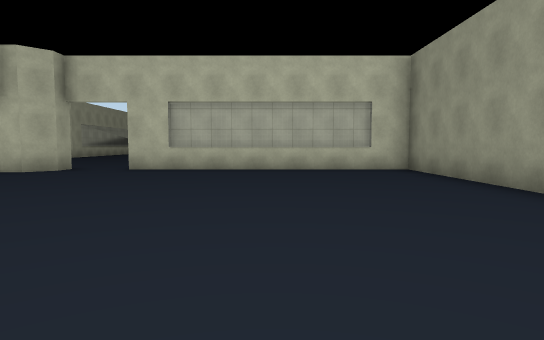
view 1 (above)

24 first-person views from a walk through a scene from a Unity 3-D project. The camera is 1.2 m above the floor, tilts 4° down and sees 75° across. Doors are open. The floor is counted in squares, 2 m on a side. Each view is taken from the middle of a square. On the plan, view 1 faces up. The plan holds only what a view shows up to about 10 squares ahead; the rest is blank. The place goes on beyond the plan. The player character is not drawn.

view 2
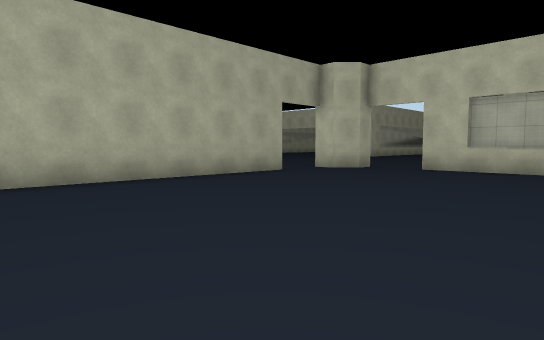

view 3
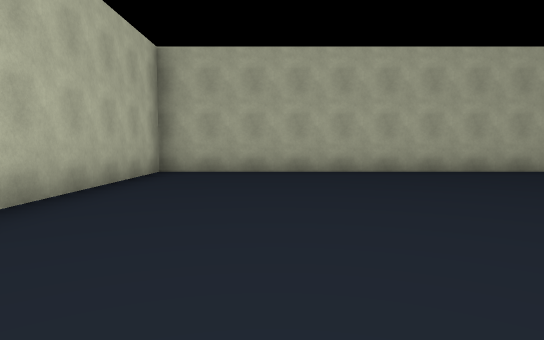

view 4
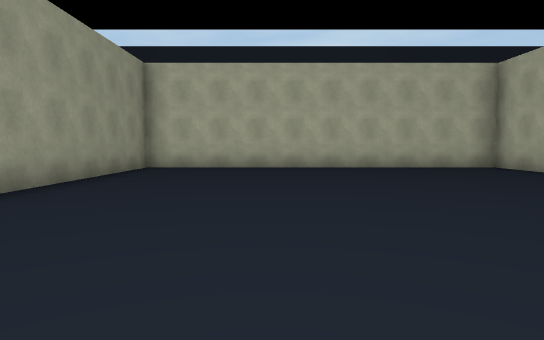

view 5
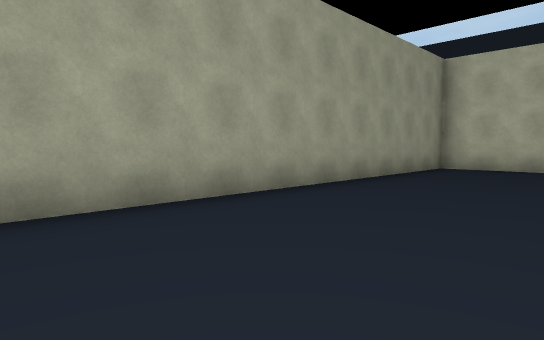

view 6
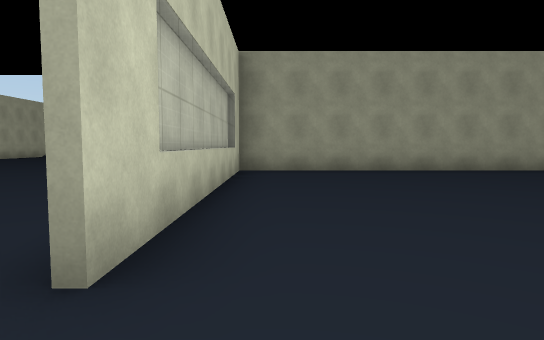

view 7
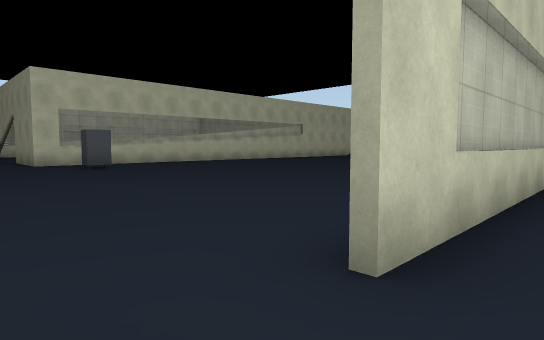

view 8
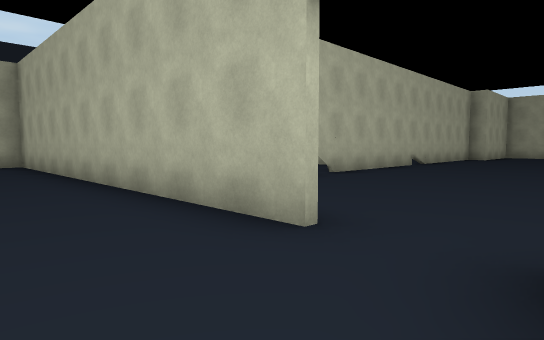

view 9
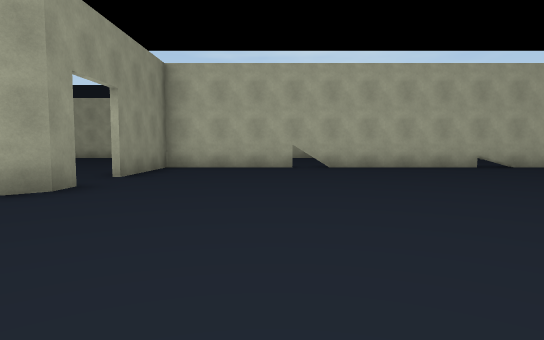

view 10
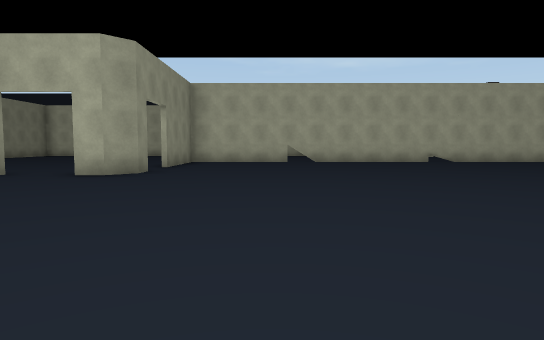

view 11
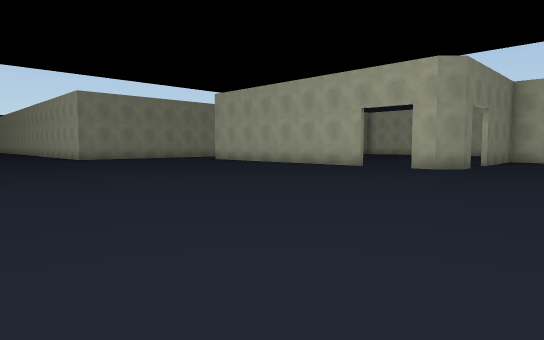

view 12
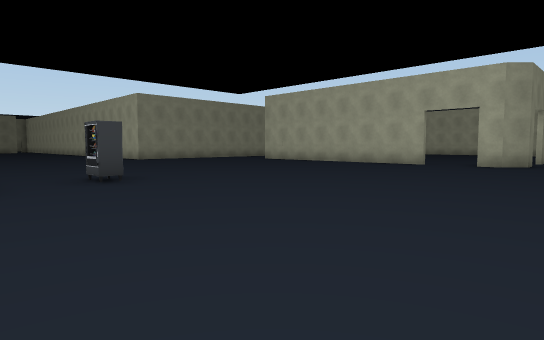

view 13
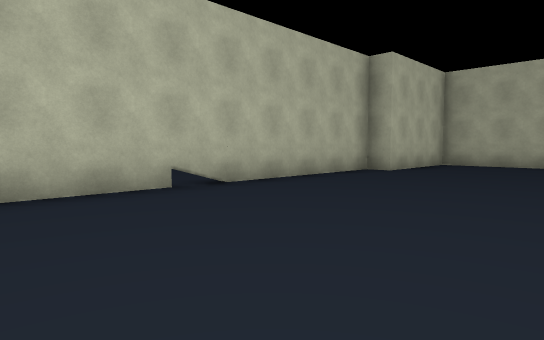

view 14
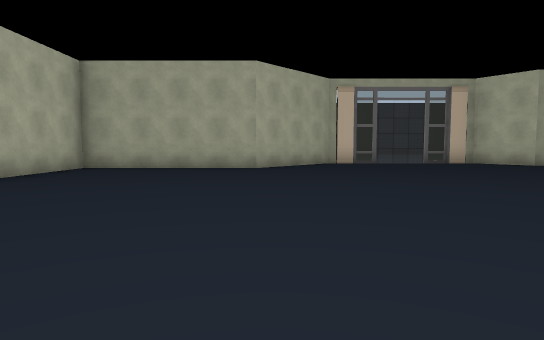

view 15
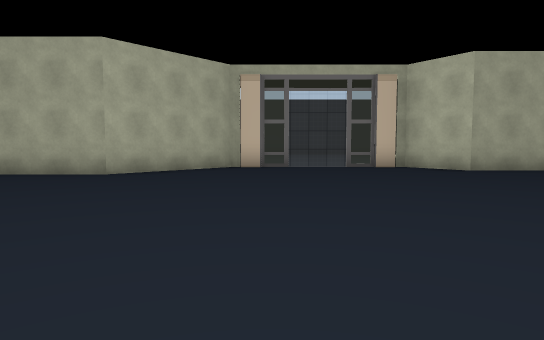

view 16
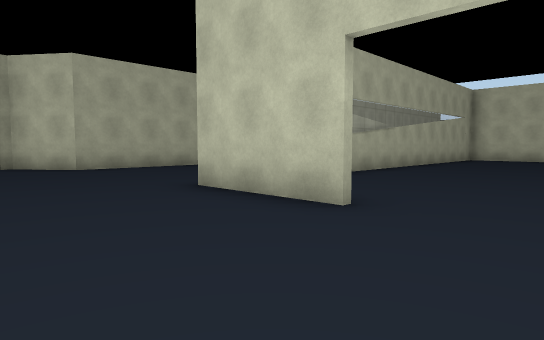

view 17
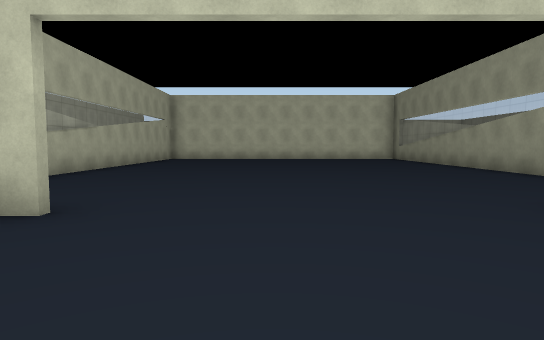

view 18
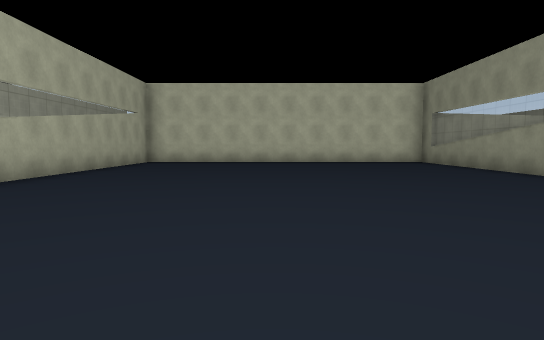

view 19
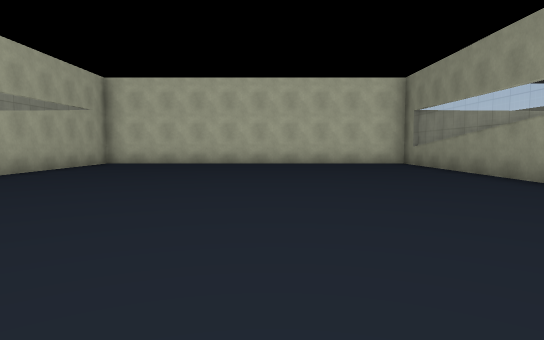

view 20
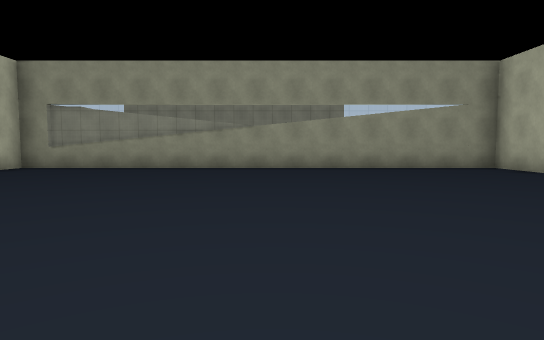

view 21
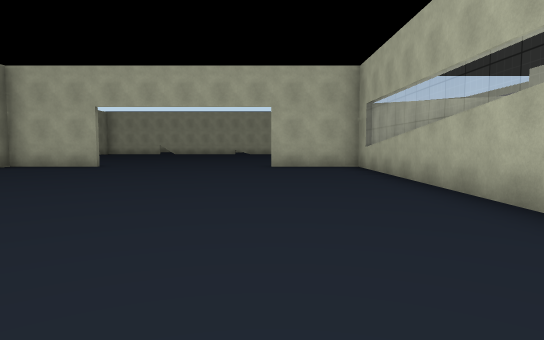

view 22
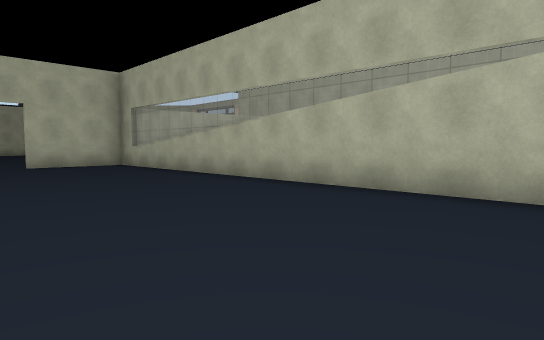

view 23
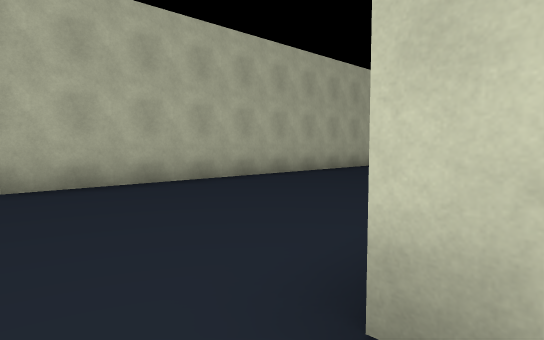

view 24
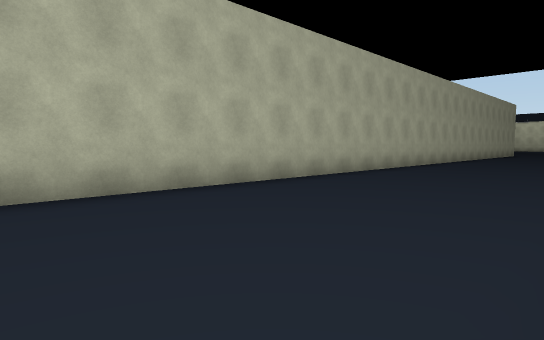

### Floor plan
Points are (right, up) in squares from view 1. A wall is a line through its corners. A room is listed if a view was taken in it or the views show most of it. See-through windows are left out.
Room 1 (views 1, 2, 3, 4, 5, 6, 7, 8)
walls: (-6, 6.4) (-6, -3.5) (3.4, -3.5) (3.4, 8.8) (-3.6, 8.8); (-5, 8.4) (-5.5, 7.9)
ways out: opening at (-6, 7) to room 2; opening at (-4.5, 9) to room 2
Room 2 (views 9, 10, 11, 12, 13, 14, 15, 16, 17, 18, 19, 20, 21, 22, 23, 24)
walls: (-5.5, 7.9) (-6.2, 7.9) (-6.2, 8.4) (-5.7, 8.9) (-5, 8.9) (-5, 8.4); (-12.2, 17.1) (-9.7, 17.1) (-9.7, 28.5); (-16.9, 17) (-19.6, 17); (-25.7, 12.5) (-25.7, 10.8) (-23.3, 8.6) (-23.3, 4) (-19.9, 4) (-19.9, 3.4) (-6.2, 3.4) (-6.2, 6.4); (-19.4, 28.1) (-19.4, 17.1) (-16.9, 17.1); (-24.4, 26.9) (-24.4, 16.7) (-25.7, 15.7) (-25.7, 14)
ways out: opening at (-6, 7) to room 1; opening at (-4.5, 9) to room 1
objects: other object (-2, 18)

Where each view was taken, in squares from view 1:
view 1: 0 up, 0 right, facing up
view 2: 0 up, 0 right, facing up-left
view 3: 1 down, 2 right, facing left
view 4: 6 up, 0 right, facing down
view 5: 6 up, 0 right, facing down-right
view 6: 8 up, 5 left, facing right
view 7: 8 up, 5 left, facing up-right
view 8: 8 up, 4 left, facing down-left
view 9: 13 up, 9 left, facing down
view 10: 16 up, 9 left, facing down
view 11: 18 up, 9 left, facing down-right
view 12: 20 up, 8 left, facing down-right
view 13: 8 up, 12 left, facing down-left
view 14: 9 up, 14 left, facing left
view 15: 12 up, 16 left, facing left
view 16: 14 up, 15 left, facing up-left
view 17: 14 up, 15 left, facing up
view 18: 17 up, 15 left, facing up
view 19: 18 up, 14 left, facing up
view 20: 23 up, 19 left, facing right
view 21: 27 up, 17 left, facing down
view 22: 28 up, 15 left, facing down-left
view 23: 16 up, 19 left, facing up-left
view 24: 17 up, 20 left, facing up-left
